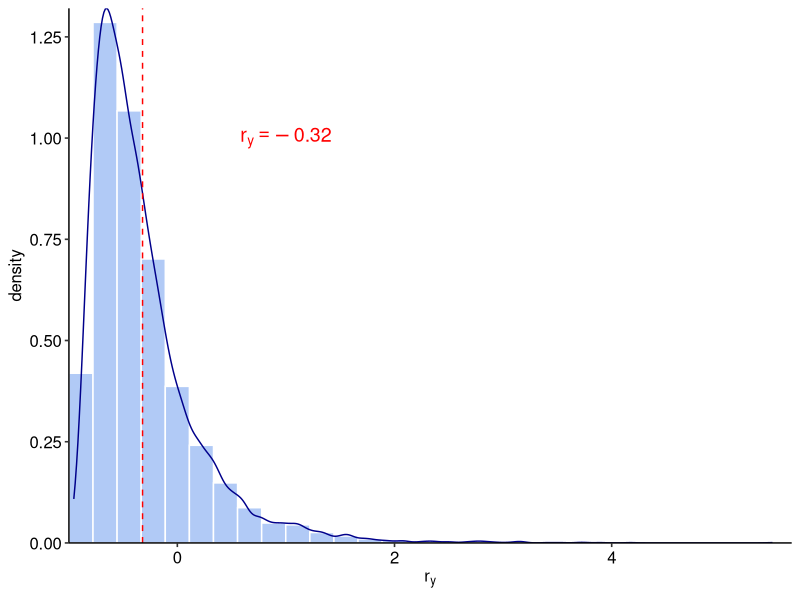

Recreate this plot in R.
## ---- chunk 1
library(knitr)
opts_chunk$set(
  echo = FALSE,
  cache = FALSE,
  message = FALSE,
  warning = FALSE
)
## ---- chunk 2
library(tidyverse)
n <- 1000
s <- 10000
set.seed(12345)
ri <- runif(n * s, -.1, .1) %>% matrix(nrow = s)
r <- apply(1 + ri, 1, prod) - 1
ry <- (1 + r) ^ (365 / n) - 1
# 作图
ggplot(tibble(x = ry), aes(x, after_stat(density))) +
  geom_histogram(fill = "cornflowerblue",
                 color = "white",
                 alpha = .5) +
  geom_density(color = "darkblue") +
  geom_vline(xintercept = mean(ry),
             color = "red",
             linetype = 2) +
  annotate(
    "text",
    label = expression(r[y] == -0.32),
    x = 1,
    y = 1,
    size = 5,
    colour = "red"
  ) +
  scale_x_continuous(expand = c(0, 0)) +
  scale_y_continuous(expand = c(0, 0)) +
  xlab(expression(r[y])) +
  ggpubr::theme_pubr()
